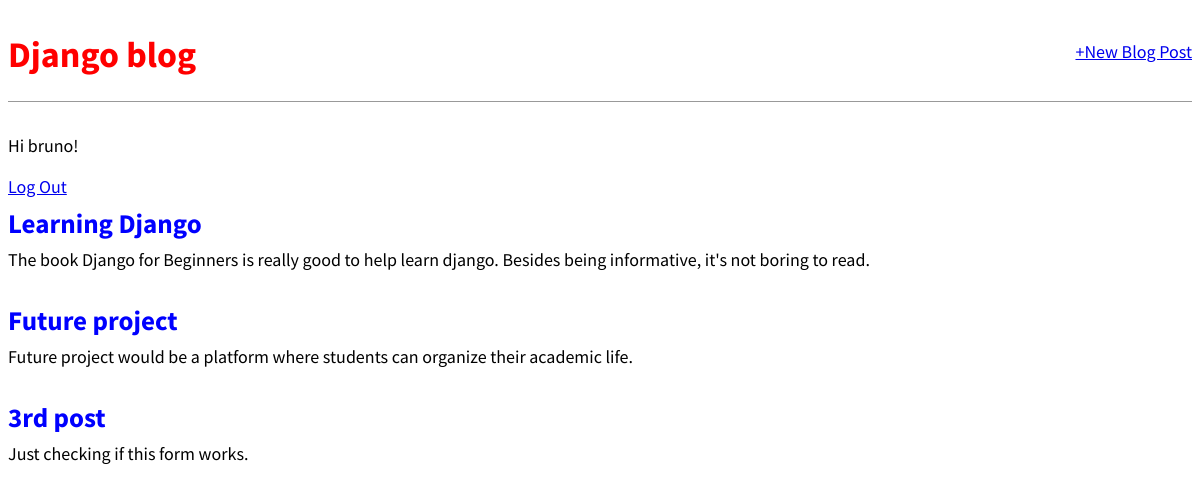
The app's page / (signed in) with its own data.
### blog/models.py (models this page shows, shortened)
class Post(models.Model):
    title = models.CharField(max_length = 200)
    author = models.ForeignKey('auth.User', on_delete=models.CASCADE)
    body = models.TextField()

### blog/views.py (the view)
# urls.py: path('', views.BlogListView.as_view(), name = 'home'),
class BlogListView(ListView):
    model = Post
    template_name = 'home.html'

### templates/home.html
{% extends 'base.html' %}
{% block content %}
    {% for post in object_list %}
        <div class="post-entry">
            <h2><a href="{% url 'post_detail' post.pk %}">{{post.title}}</a></h2>
            <p>{{post.body}}</p>
        </div>
    {% endfor %}
{% endblock %}

### templates/base.html (shortened to what this page needs)
<html>
    <head>
        {% load static %}
        <link rel="stylesheet" href="{% static 'css/base.css' %}">
    </head>
    <body>
        <header>
            <div class="nav-left">
                <h1><a href="{% url 'home' %}">Django blog</a></h1>
            </div>
            <div class="nav-right">
                <a href="{% url 'post_new' %}">+New Blog Post</a>
            </div>
        </header>
        {% if user.is_authenticated %}
            <p>Hi {{user.username}}!</p>
            <a href="{% url 'logout' %}">Log Out</a>
        {% else %}
            <p>You're not logged in</p>
            <a href="{% url 'login' %}">Log In</a>
        {% endif %}
        <div>
            {% block content %}
            {% endblock %}
        </div>
    </body>
</html>

### static/css/base.css (style rules this page uses)
body { font-family: 'Source Sans Pro', sans-serif; font-size: 18px; }
header { border-bottom: 1px solid #999; margin-bottom: 2rem; display: flex; }
header h1 a { color: red; text-decoration: none; }
.nav-left { margin-right: auto; }
.nav-right { display: flex; padding-top: 2rem; }
.post-entry { margin-bottom: 2rem; }
.post-entry h2 { margin: 0.5rem 0; }
.post-entry h2 a, .post-entry h2 a:visited { color: blue; text-decoration: none; }
.post-entry p { margin: 0; font-weight: 400; }

### records on screen
Post: title "Learning Django", body "The book Django for Beginners is really good to help learn django. Besides being informative, it's not boring to read."
Post: title "Future project", body "Future project would be a platform where students can organize their academic life."
Post: title "3rd post", body "Just checking if this form works."

### other values on screen
{{ user.username }} "bruno"
